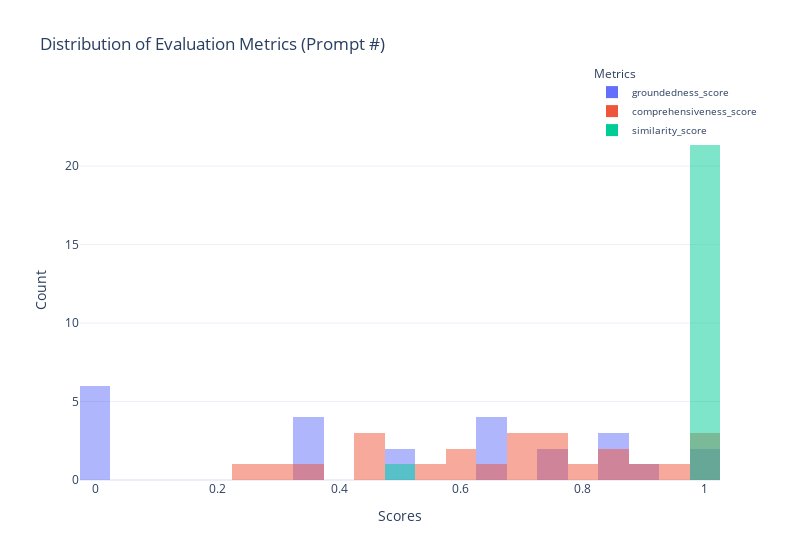

The notebook cell saved with this chart:
### Code cell
import plotly.express as px

# Plotting the histogram for groundedness, comprehensiveness, and similarity scores using Plotly
fig = px.histogram(comp_data_2.fillna(0),  # Fill NaN values with 0
                   x=['groundedness_score', 'comprehensiveness_score', 'similarity_score'], 
                   barmode='overlay', 
                   title='Distribution of Evaluation Metrics (Prompt #)',
                   labels={'value': 'Scores', 'variable': 'Metrics'},
                   template='plotly_white',
                   nbins=50)  # Increased the number of bins

fig.update_layout(
    xaxis_title='Scores',
    yaxis_title='Count',
    legend_title='Metrics',
    legend=dict(x=0.8, y=1.1, traceorder='normal', font=dict(size=10)),  # Moved legend to the top right of the plot
    width=800  # Reduced the width of the plot
)

fig.show()


# Used prompt 1:
"""
Erstellen Sie eine Vergleichstabelle im Markdown-Format für das Produkt '{category}'
von verschiedenen Versicherungsunternehmen. Die Vergleichstabelle sollte die
Produktdetails in Spalten enthalten: Eigenschaft und Details für jedes Unternehmen.

{company_info}
"""

### Figure 1 — Plotly figure (JSON) as saved in the notebook; plotly's stock layout.template omitted (floating-point values rounded to 4 significant figures)
{"data": [{"alignmentgroup": "True", "bingroup": "x", "hovertemplate": "Metrics=groundedness_score<br>Scores=%{x}<br>count=%{y}<extra></extra>", "legendgroup": "groundedness_score", "marker": {"color": "#636efa", "opacity": 0.5, "pattern": {"shape": ""}}, "name": "groundedness_score", "nbinsx": 50, "offsetgroup": "groundedness_score", "orientation": "v", "showlegend": true, "type": "histogram", "x": [0, 0.5, 0, 0.3333, 1, 0.6667, 0, 0.8571, 0.8333, 0.3333, 0, 0.7333, 0.8333, 0, 0.6667, 0.9009, 0.5, 0.75, 0.6667, 0, 1, 0.3333, 0.625, 0.3333], "xaxis": "x", "yaxis": "y"}, {"alignmentgroup": "True", "bingroup": "x", "hovertemplate": "Metrics=comprehensiveness_score<br>Scores=%{x}<br>count=%{y}<extra></extra>", "legendgroup": "comprehensiveness_score", "marker": {"color": "#EF553B", "opacity": 0.5, "pattern": {"shape": ""}}, "name": "comprehensiveness_score", "nbinsx": 50, "offsetgroup": "comprehensiveness_score", "orientation": "v", "showlegend": true, "type": "histogram", "x": [0.8596, 0.5333, 0.7333, 0.3, 0.697, 0.6042, 0.8571, 0.45, 0.6111, 0.4444, 0.7, 1, 0.3333, 0.9697, 0.7407, 0.6667, 1, 0.7667, 0.7143, 0.2381, 0.7879, 1, 0.875, 0.4444], "xaxis": "x", "yaxis": "y"}, {"alignmentgroup": "True", "bingroup": "x", "hovertemplate": "Metrics=similarity_score<br>Scores=%{x}<br>count=%{y}<extra></extra>", "legendgroup": "similarity_score", "marker": {"color": "#00cc96", "opacity": 0.5, "pattern": {"shape": ""}}, "name": "similarity_score", "nbinsx": 50, "offsetgroup": "similarity_score", "orientation": "v", "showlegend": true, "type": "histogram", "x": [1, 1, 1, 1, 1, 1, 1, 1, 1, 1, 1, 1, 1, 1, 1, 0.5, 1, 1, 1, 1, 1, 1, 1, 1], "xaxis": "x", "yaxis": "y"}], "layout": {"barmode": "overlay", "legend": {"font": {"size": 10}, "title": {"text": "Metrics"}, "tracegroupgap": 0, "traceorder": "normal", "x": 0.8, "y": 1.1}, "title": {"text": "Distribution of Evaluation Metrics (Prompt #)"}, "width": 800, "xaxis": {"anchor": "y", "domain": [0, 1], "title": {"text": "Scores"}}, "yaxis": {"anchor": "x", "domain": [0, 1], "title": {"text": "Count"}}}}
